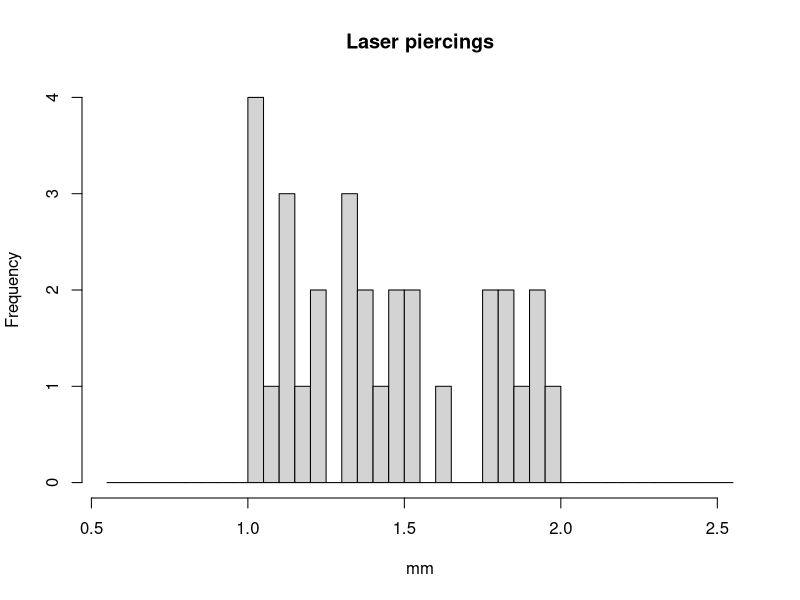
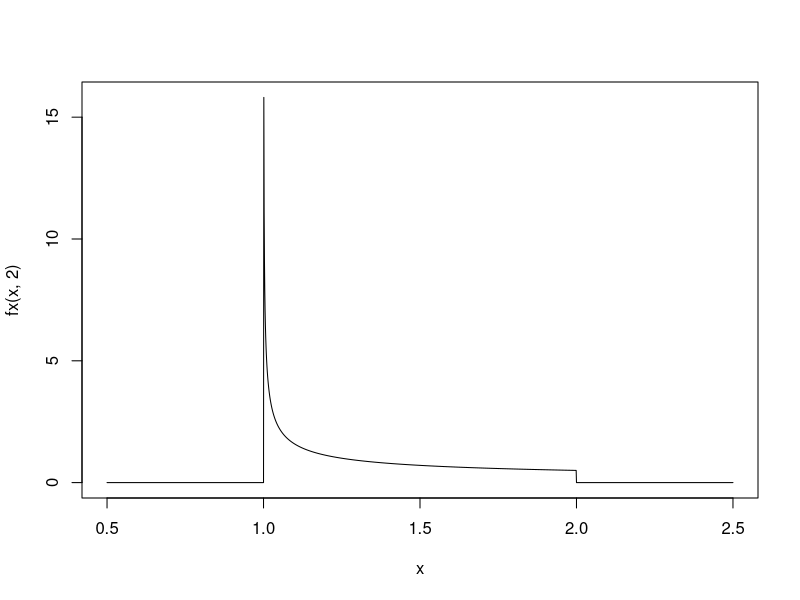
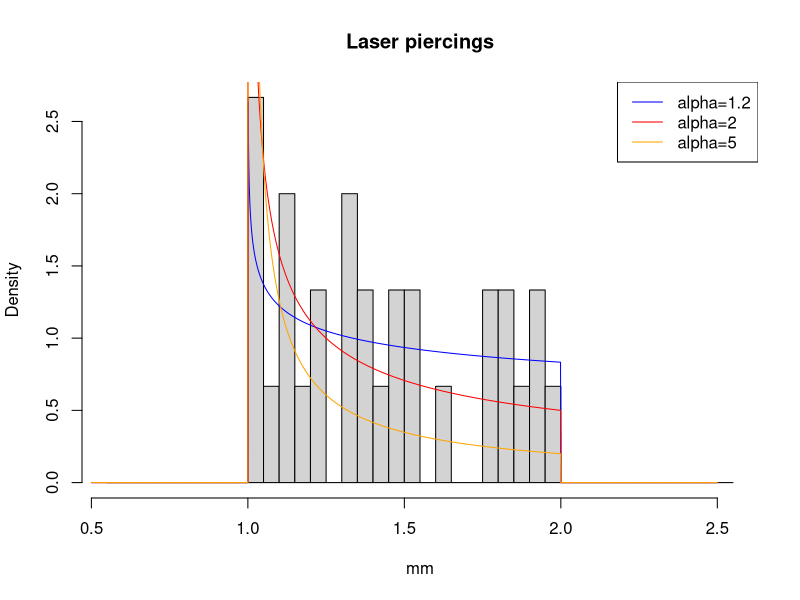
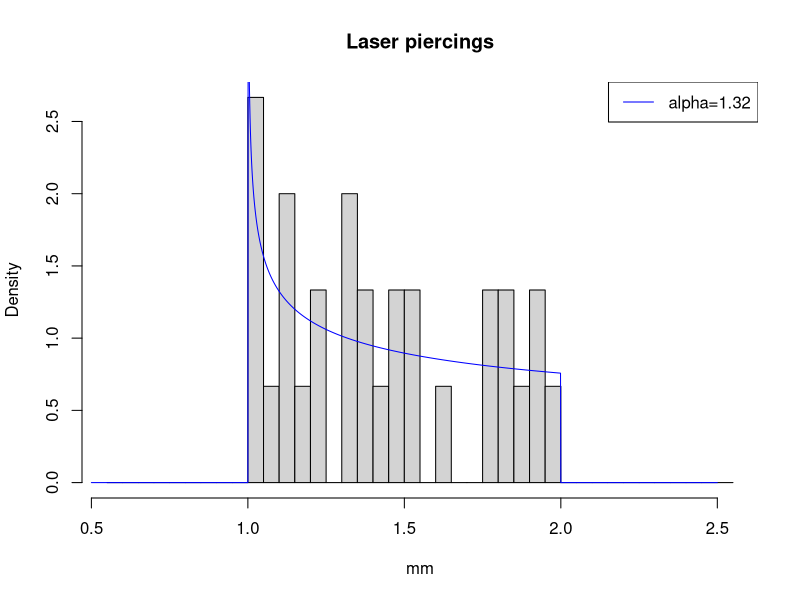
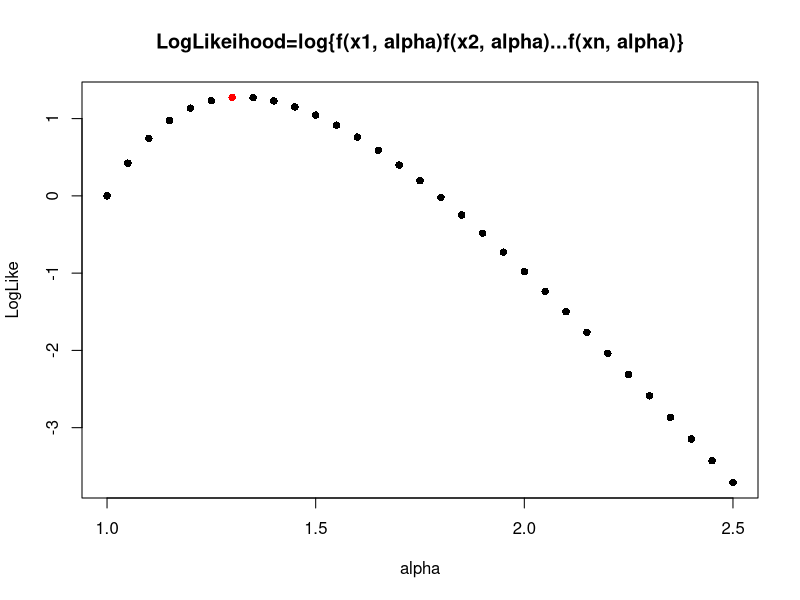

R code for these plots, in order:
## ---- chunk 1

x <- seq(-0.5, 1.5, 0.001) + 1

fx <- function(x, alpha)
{
  out <- (1/alpha)*(x-1)^(1/alpha-1) 
  out[x<=1] <- 0
  out[x>=2] <- 0
  out
}

set.seed(123)
xobs <- seq(0,1,0.01) +1

sm <- sample(xobs, 30, prob = fx(xobs, 2), replace=TRUE)
sm
## ---- chunk 2
hist(sm,  br=seq(0.55,2.55,0.05), main="Laser piercings", xlab="mm")
## ---- chunk 3
plot(x, fx(x,2), type="l")
## ---- chunk 4
hist(sm,  br=seq(0.55,2.55,0.05), main="Laser piercings", xlab="mm", freq = FALSE)

lines(x, fx(x,1.2), type="l", col="blue")
lines(x, fx(x,2), type="l", col="red")
lines(x, fx(x,5), type="l", col="orange")

legend("topright", legend = c("alpha=1.2", "alpha=2", "alpha=5"), col= c("blue", "red", "orange"), lty=1)
## ---- chunk 5
hist(sm,  br=seq(0.55,2.55,0.05), main="Laser piercings", xlab="mm", freq = FALSE)

lines(x, fx(x,1.32), type="l", col="blue")

legend("topright", legend = c("alpha=1.32"), col= "blue", lty=1)
## ---- chunk 6
alpha <- seq(1,2.5, 0.05)

LogLike <- function(a) sum(log(fx(sm,a)))

plot(alpha, sapply(alpha, LogLike), pch=16, main="LogLikeihood=log{f(x1, alpha)f(x2, alpha)...f(xn, alpha)}", ylab="LogLike")
points(1.3, LogLike(1.3), pch=16, col="red")
